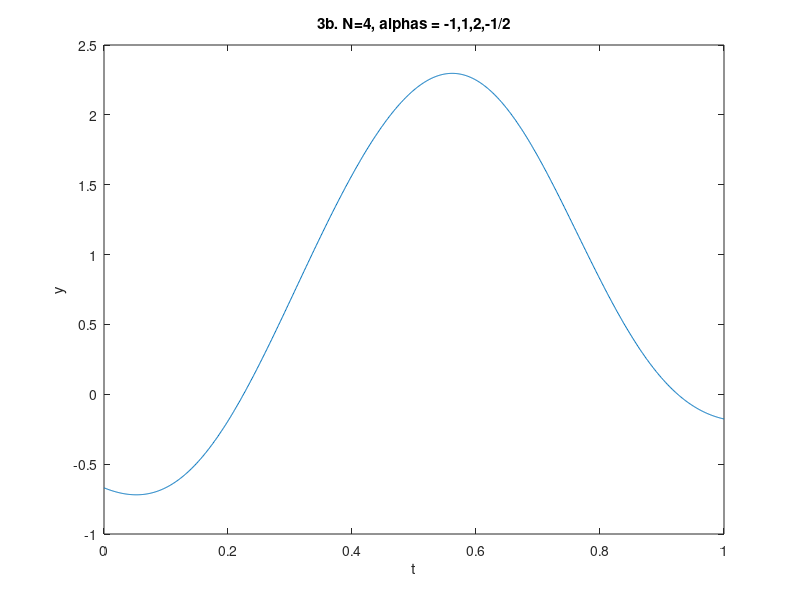

The MATLAB source for this figure:
phi  =  @(z)  exp(-z.^2);
x = @(z) (z<1/4).*(4*z) + (z>=1/4).*(z<1/2).*(-4*z+2)-(z>=1/2).*sin(20*pi*z);
t  =  linspace(0,  1,  1000);
%figure(1);  
%clf
hold  on
N=4;
a=[-1 1 2 -1/2];
for  kk  =  1:N
    plot(t,  phi(N*t  -  kk  +  1/2))
end
hold off
t  =  linspace(0,1,1000);
y  =  zeros(size(t));
for  jj  =  1:N
    y  =  y  +  a(jj)*phi(N*t  -  jj  +  1/2);
end
plot(t,y)
xlabel('t')
ylabel('y')
title('3b. N=4, alphas = -1,1,2,-1/2')